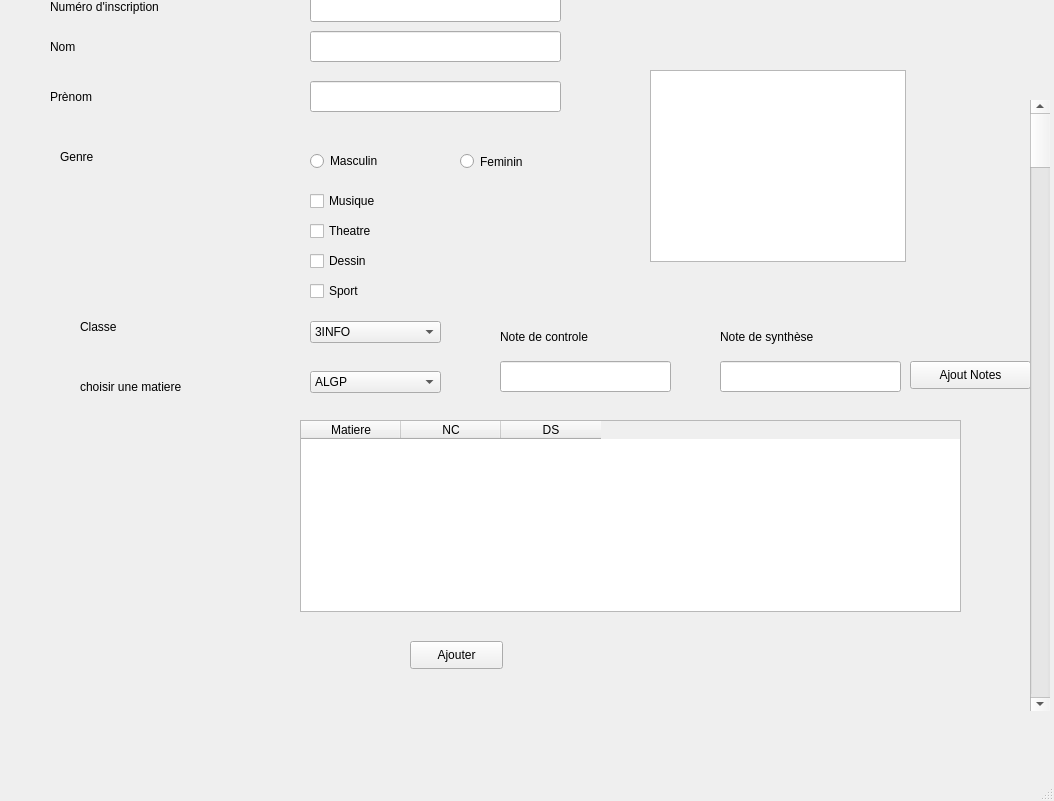
<?xml version="1.0" encoding="UTF-8"?>
<ui version="4.0">
 <class>MainWindow</class>
 <widget class="QMainWindow" name="MainWindow">
  <property name="geometry">
   <rect>
    <x>0</x>
    <y>0</y>
    <width>1054</width>
    <height>801</height>
   </rect>
  </property>
  <property name="windowTitle">
   <string>MainWindow</string>
  </property>
  <property name="styleSheet">
   <string notr="true">font: 75 10pt &quot;MS Shell Dlg 2&quot;;</string>
  </property>
  <widget class="QWidget" name="centralwidget">
   <widget class="QRadioButton" name="m">
    <property name="geometry">
     <rect>
      <x>310</x>
      <y>151</y>
      <width>95</width>
      <height>20</height>
     </rect>
    </property>
    <property name="styleSheet">
     <string notr="true">font: 75 10pt &quot;MS Shell Dlg 2&quot;;</string>
    </property>
    <property name="text">
     <string>Masculin</string>
    </property>
   </widget>
   <widget class="QCheckBox" name="theatre">
    <property name="geometry">
     <rect>
      <x>310</x>
      <y>221</y>
      <width>111</width>
      <height>20</height>
     </rect>
    </property>
    <property name="styleSheet">
     <string notr="true">font: 75 10pt &quot;MS Shell Dlg 2&quot;;</string>
    </property>
    <property name="text">
     <string>Theatre</string>
    </property>
   </widget>
   <widget class="QCheckBox" name="dessin">
    <property name="geometry">
     <rect>
      <x>310</x>
      <y>251</y>
      <width>81</width>
      <height>20</height>
     </rect>
    </property>
    <property name="styleSheet">
     <string notr="true">font: 75 10pt &quot;MS Shell Dlg 2&quot;;</string>
    </property>
    <property name="text">
     <string>Dessin</string>
    </property>
   </widget>
   <widget class="QCheckBox" name="sport">
    <property name="geometry">
     <rect>
      <x>310</x>
      <y>281</y>
      <width>81</width>
      <height>20</height>
     </rect>
    </property>
    <property name="text">
     <string>Sport</string>
    </property>
   </widget>
   <widget class="QCheckBox" name="music">
    <property name="geometry">
     <rect>
      <x>310</x>
      <y>191</y>
      <width>151</width>
      <height>20</height>
     </rect>
    </property>
    <property name="styleSheet">
     <string notr="true">font: 75 10pt &quot;MS Shell Dlg 2&quot;;</string>
    </property>
    <property name="text">
     <string>Musique</string>
    </property>
   </widget>
   <widget class="QComboBox" name="classe">
    <property name="geometry">
     <rect>
      <x>310</x>
      <y>321</y>
      <width>131</width>
      <height>22</height>
     </rect>
    </property>
    <item>
     <property name="text">
      <string>3INFO</string>
     </property>
    </item>
    <item>
     <property name="text">
      <string>3ECO</string>
     </property>
    </item>
    <item>
     <property name="text">
      <string>3Science</string>
     </property>
    </item>
    <item>
     <property name="text">
      <string>3Math</string>
     </property>
    </item>
    <item>
     <property name="text">
      <string>3Technique</string>
     </property>
    </item>
    <item>
     <property name="text">
      <string>4INFO</string>
     </property>
    </item>
    <item>
     <property name="text">
      <string>4ECO</string>
     </property>
    </item>
    <item>
     <property name="text">
      <string>4Science</string>
     </property>
    </item>
    <item>
     <property name="text">
      <string>4Math</string>
     </property>
    </item>
    <item>
     <property name="text">
      <string>4Technique</string>
     </property>
    </item>
   </widget>
   <widget class="QLabel" name="label">
    <property name="geometry">
     <rect>
      <x>50</x>
      <y>-9</y>
      <width>231</width>
      <height>31</height>
     </rect>
    </property>
    <property name="styleSheet">
     <string notr="true">font: 75 14pt &quot;MS Shell Dlg 2&quot;;</string>
    </property>
    <property name="text">
     <string>Numéro d'inscription</string>
    </property>
   </widget>
   <widget class="QLabel" name="label_2">
    <property name="geometry">
     <rect>
      <x>50</x>
      <y>31</y>
      <width>231</width>
      <height>31</height>
     </rect>
    </property>
    <property name="styleSheet">
     <string notr="true">font: 75 14pt &quot;MS Shell Dlg 2&quot;;</string>
    </property>
    <property name="text">
     <string>Nom</string>
    </property>
   </widget>
   <widget class="QLabel" name="label_3">
    <property name="geometry">
     <rect>
      <x>50</x>
      <y>81</y>
      <width>231</width>
      <height>31</height>
     </rect>
    </property>
    <property name="styleSheet">
     <string notr="true">font: 75 14pt &quot;MS Shell Dlg 2&quot;;</string>
    </property>
    <property name="text">
     <string>Prènom</string>
    </property>
   </widget>
   <widget class="QLabel" name="label_4">
    <property name="geometry">
     <rect>
      <x>60</x>
      <y>141</y>
      <width>231</width>
      <height>31</height>
     </rect>
    </property>
    <property name="styleSheet">
     <string notr="true">font: 75 14pt &quot;MS Shell Dlg 2&quot;;</string>
    </property>
    <property name="text">
     <string>Genre</string>
    </property>
   </widget>
   <widget class="QRadioButton" name="f">
    <property name="geometry">
     <rect>
      <x>460</x>
      <y>151</y>
      <width>95</width>
      <height>21</height>
     </rect>
    </property>
    <property name="styleSheet">
     <string notr="true">font: 75 10pt &quot;MS Shell Dlg 2&quot;;</string>
    </property>
    <property name="text">
     <string>Feminin</string>
    </property>
   </widget>
   <widget class="QLabel" name="label_5">
    <property name="geometry">
     <rect>
      <x>80</x>
      <y>311</y>
      <width>231</width>
      <height>31</height>
     </rect>
    </property>
    <property name="styleSheet">
     <string notr="true">font: 75 14pt &quot;MS Shell Dlg 2&quot;;</string>
    </property>
    <property name="text">
     <string>Classe</string>
    </property>
   </widget>
   <widget class="QLabel" name="label_6">
    <property name="geometry">
     <rect>
      <x>80</x>
      <y>371</y>
      <width>231</width>
      <height>31</height>
     </rect>
    </property>
    <property name="styleSheet">
     <string notr="true">font: 75 14pt &quot;MS Shell Dlg 2&quot;;</string>
    </property>
    <property name="text">
     <string>choisir une matiere</string>
    </property>
   </widget>
   <widget class="QTableWidget" name="notes">
    <property name="geometry">
     <rect>
      <x>300</x>
      <y>420</y>
      <width>661</width>
      <height>192</height>
     </rect>
    </property>
    <column>
     <property name="text">
      <string>Matiere</string>
     </property>
    </column>
    <column>
     <property name="text">
      <string>NC</string>
     </property>
    </column>
    <column>
     <property name="text">
      <string>DS</string>
     </property>
    </column>
   </widget>
   <widget class="QComboBox" name="matiere">
    <property name="geometry">
     <rect>
      <x>310</x>
      <y>371</y>
      <width>131</width>
      <height>22</height>
     </rect>
    </property>
    <item>
     <property name="text">
      <string>ALGP</string>
     </property>
    </item>
    <item>
     <property name="text">
      <string>STI</string>
     </property>
    </item>
    <item>
     <property name="text">
      <string>Math</string>
     </property>
    </item>
    <item>
     <property name="text">
      <string>Physique</string>
     </property>
    </item>
    <item>
     <property name="text">
      <string>Francais</string>
     </property>
    </item>
    <item>
     <property name="text">
      <string>Anglais</string>
     </property>
    </item>
    <item>
     <property name="text">
      <string>Science</string>
     </property>
    </item>
    <item>
     <property name="text">
      <string>Technique</string>
     </property>
    </item>
    <item>
     <property name="text">
      <string>Economie</string>
     </property>
    </item>
    <item>
     <property name="text">
      <string>Gestion</string>
     </property>
    </item>
   </widget>
   <widget class="QPushButton" name="ajout">
    <property name="geometry">
     <rect>
      <x>410</x>
      <y>641</y>
      <width>93</width>
      <height>28</height>
     </rect>
    </property>
    <property name="text">
     <string>Ajouter</string>
    </property>
   </widget>
   <widget class="QLineEdit" name="num">
    <property name="geometry">
     <rect>
      <x>310</x>
      <y>-9</y>
      <width>251</width>
      <height>31</height>
     </rect>
    </property>
   </widget>
   <widget class="QLineEdit" name="nom">
    <property name="geometry">
     <rect>
      <x>310</x>
      <y>31</y>
      <width>251</width>
      <height>31</height>
     </rect>
    </property>
   </widget>
   <widget class="QLineEdit" name="prenom">
    <property name="geometry">
     <rect>
      <x>310</x>
      <y>81</y>
      <width>251</width>
      <height>31</height>
     </rect>
    </property>
   </widget>
   <widget class="QLineEdit" name="dc">
    <property name="geometry">
     <rect>
      <x>500</x>
      <y>361</y>
      <width>171</width>
      <height>31</height>
     </rect>
    </property>
   </widget>
   <widget class="QLineEdit" name="ds">
    <property name="geometry">
     <rect>
      <x>720</x>
      <y>361</y>
      <width>181</width>
      <height>31</height>
     </rect>
    </property>
   </widget>
   <widget class="QLabel" name="label_7">
    <property name="geometry">
     <rect>
      <x>500</x>
      <y>321</y>
      <width>181</width>
      <height>31</height>
     </rect>
    </property>
    <property name="styleSheet">
     <string notr="true">font: 75 14pt &quot;MS Shell Dlg 2&quot;;</string>
    </property>
    <property name="text">
     <string>Note de controle</string>
    </property>
   </widget>
   <widget class="QLabel" name="label_8">
    <property name="geometry">
     <rect>
      <x>720</x>
      <y>321</y>
      <width>181</width>
      <height>31</height>
     </rect>
    </property>
    <property name="styleSheet">
     <string notr="true">font: 75 14pt &quot;MS Shell Dlg 2&quot;;</string>
    </property>
    <property name="text">
     <string>Note de synthèse</string>
    </property>
   </widget>
   <widget class="QPushButton" name="ajoutnotes">
    <property name="geometry">
     <rect>
      <x>910</x>
      <y>361</y>
      <width>121</width>
      <height>28</height>
     </rect>
    </property>
    <property name="text">
     <string>Ajout Notes</string>
    </property>
   </widget>
   <widget class="QScrollBar" name="verticalScrollBar">
    <property name="geometry">
     <rect>
      <x>1030</x>
      <y>100</y>
      <width>20</width>
      <height>611</height>
     </rect>
    </property>
    <property name="orientation">
     <enum>Qt::Vertical</enum>
    </property>
   </widget>
   <widget class="QTableWidget" name="tableWidget">
    <property name="geometry">
     <rect>
      <x>650</x>
      <y>70</y>
      <width>256</width>
      <height>192</height>
     </rect>
    </property>
   </widget>
  </widget>
  <widget class="QMenuBar" name="menubar">
   <property name="geometry">
    <rect>
     <x>0</x>
     <y>0</y>
     <width>1054</width>
     <height>22</height>
    </rect>
   </property>
  </widget>
  <widget class="QStatusBar" name="statusbar"/>
 </widget>
 <resources/>
 <connections/>
</ui>
